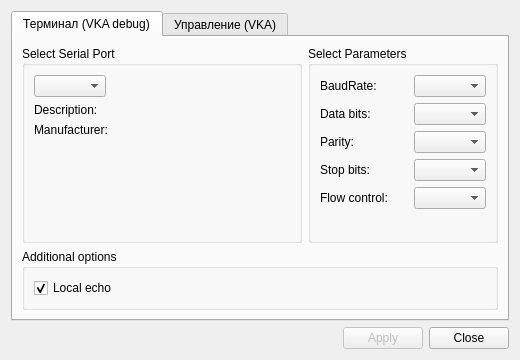
<?xml version="1.0" encoding="UTF-8"?>
<ui version="4.0">
 <class>SettingsDialog</class>
 <widget class="QDialog" name="SettingsDialog">
  <property name="windowModality">
   <enum>Qt::ApplicationModal</enum>
  </property>
  <property name="geometry">
   <rect>
    <x>0</x>
    <y>0</y>
    <width>520</width>
    <height>360</height>
   </rect>
  </property>
  <property name="windowTitle">
   <string>Settings</string>
  </property>
  <property name="windowIcon">
   <iconset resource="../../terminal.qrc">
    <normaloff>:/images/settings.png</normaloff>:/images/settings.png</iconset>
  </property>
  <property name="modal">
   <bool>true</bool>
  </property>
  <layout class="QVBoxLayout" name="rootVerticalLayout">
   <item>
    <widget class="QTabWidget" name="portsTabWidget">
     <property name="currentIndex">
      <number>0</number>
     </property>
     <widget class="QWidget" name="terminalTab">
      <attribute name="title">
       <string>Терминал (VKA debug)</string>
      </attribute>
      <layout class="QGridLayout" name="gridLayout_3">
       <item row="0" column="0">
        <widget class="QGroupBox" name="selectBox">
         <property name="sizePolicy">
          <sizepolicy hsizetype="Preferred" vsizetype="Preferred">
           <horstretch>10</horstretch>
           <verstretch>0</verstretch>
          </sizepolicy>
         </property>
         <property name="title">
          <string>Select Serial Port</string>
         </property>
         <layout class="QVBoxLayout" name="verticalLayout_2">
          <item>
           <layout class="QHBoxLayout" name="horizontalLayout_2">
            <item>
             <widget class="QComboBox" name="serialPortInfoListBox">
              <property name="sizePolicy">
               <sizepolicy hsizetype="Preferred" vsizetype="Fixed">
                <horstretch>0</horstretch>
                <verstretch>0</verstretch>
               </sizepolicy>
              </property>
              <property name="minimumSize">
               <size>
                <width>70</width>
                <height>0</height>
               </size>
              </property>
             </widget>
            </item>
            <item>
             <spacer name="horizontalSpacer_2">
              <property name="orientation">
               <enum>Qt::Horizontal</enum>
              </property>
              <property name="sizeType">
               <enum>QSizePolicy::Expanding</enum>
              </property>
              <property name="sizeHint" stdset="0">
               <size>
                <width>40</width>
                <height>20</height>
               </size>
              </property>
             </spacer>
            </item>
           </layout>
          </item>
          <item>
           <widget class="QLabel" name="descriptionLabel">
            <property name="sizePolicy">
             <sizepolicy hsizetype="Ignored" vsizetype="Preferred">
              <horstretch>0</horstretch>
              <verstretch>0</verstretch>
             </sizepolicy>
            </property>
            <property name="text">
             <string>Description:</string>
            </property>
           </widget>
          </item>
          <item>
           <widget class="QLabel" name="manufacturerLabel">
            <property name="sizePolicy">
             <sizepolicy hsizetype="Ignored" vsizetype="Preferred">
              <horstretch>0</horstretch>
              <verstretch>0</verstretch>
             </sizepolicy>
            </property>
            <property name="text">
             <string>Manufacturer:</string>
            </property>
           </widget>
          </item>
          <item>
           <spacer name="verticalSpacer">
            <property name="orientation">
             <enum>Qt::Vertical</enum>
            </property>
            <property name="sizeHint" stdset="0">
             <size>
              <width>20</width>
              <height>40</height>
             </size>
            </property>
           </spacer>
          </item>
         </layout>
        </widget>
       </item>
       <item row="0" column="1">
        <widget class="QGroupBox" name="parametersBox">
         <property name="sizePolicy">
          <sizepolicy hsizetype="Preferred" vsizetype="Preferred">
           <horstretch>5</horstretch>
           <verstretch>0</verstretch>
          </sizepolicy>
         </property>
         <property name="title">
          <string>Select Parameters</string>
         </property>
         <layout class="QGridLayout" name="gridLayout_2">
          <item row="0" column="0">
           <widget class="QLabel" name="baudRateLabel">
            <property name="text">
             <string>BaudRate:</string>
            </property>
           </widget>
          </item>
          <item row="0" column="2">
           <widget class="QComboBox" name="baudRateBox"/>
          </item>
          <item row="1" column="0">
           <widget class="QLabel" name="dataBitsLabel">
            <property name="text">
             <string>Data bits:</string>
            </property>
           </widget>
          </item>
          <item row="1" column="2">
           <widget class="QComboBox" name="dataBitsBox"/>
          </item>
          <item row="2" column="0">
           <widget class="QLabel" name="parityLabel">
            <property name="text">
             <string>Parity:</string>
            </property>
           </widget>
          </item>
          <item row="2" column="2">
           <widget class="QComboBox" name="parityBox"/>
          </item>
          <item row="3" column="0">
           <widget class="QLabel" name="stopBitsLabel">
            <property name="text">
             <string>Stop bits:</string>
            </property>
           </widget>
          </item>
          <item row="3" column="2">
           <widget class="QComboBox" name="stopBitsBox"/>
          </item>
          <item row="4" column="0">
           <widget class="QLabel" name="flowControlLabel">
            <property name="text">
             <string>Flow control:</string>
            </property>
           </widget>
          </item>
          <item row="4" column="2">
           <widget class="QComboBox" name="flowControlBox"/>
          </item>
          <item row="5" column="0">
           <spacer name="verticalSpacer_3">
            <property name="orientation">
             <enum>Qt::Vertical</enum>
            </property>
            <property name="sizeHint" stdset="0">
             <size>
              <width>20</width>
              <height>40</height>
             </size>
            </property>
           </spacer>
          </item>
          <item row="0" column="1">
           <spacer name="horizontalSpacer_3">
            <property name="orientation">
             <enum>Qt::Horizontal</enum>
            </property>
            <property name="sizeType">
             <enum>QSizePolicy::MinimumExpanding</enum>
            </property>
            <property name="sizeHint" stdset="0">
             <size>
              <width>20</width>
              <height>20</height>
             </size>
            </property>
           </spacer>
          </item>
         </layout>
        </widget>
       </item>
       <item row="1" column="0" colspan="2">
        <widget class="QGroupBox" name="additionalOptionsGroupBox">
         <property name="title">
          <string>Additional options</string>
         </property>
         <layout class="QVBoxLayout" name="verticalLayout">
          <item>
           <widget class="QCheckBox" name="localEchoCheckBox">
            <property name="text">
             <string>Local echo</string>
            </property>
            <property name="checked">
             <bool>true</bool>
            </property>
           </widget>
          </item>
         </layout>
        </widget>
       </item>
      </layout>
     </widget>
     <widget class="QWidget" name="controlTab">
      <attribute name="title">
       <string>Управление (VKA)</string>
      </attribute>
      <layout class="QGridLayout" name="control_gridLayout_3">
       <item row="0" column="0">
        <widget class="QGroupBox" name="control_selectBox">
         <property name="sizePolicy">
          <sizepolicy hsizetype="Preferred" vsizetype="Preferred">
           <horstretch>10</horstretch>
           <verstretch>0</verstretch>
          </sizepolicy>
         </property>
         <property name="title">
          <string>Select Serial Port</string>
         </property>
         <layout class="QVBoxLayout" name="control_verticalLayout_2">
          <item>
           <layout class="QHBoxLayout" name="control_horizontalLayout_2">
            <item>
             <widget class="QComboBox" name="control_serialPortInfoListBox">
              <property name="sizePolicy">
               <sizepolicy hsizetype="Preferred" vsizetype="Fixed">
                <horstretch>0</horstretch>
                <verstretch>0</verstretch>
               </sizepolicy>
              </property>
              <property name="minimumSize">
               <size>
                <width>70</width>
                <height>0</height>
               </size>
              </property>
             </widget>
            </item>
            <item>
             <spacer name="control_horizontalSpacer_2">
              <property name="orientation">
               <enum>Qt::Horizontal</enum>
              </property>
              <property name="sizeType">
               <enum>QSizePolicy::Expanding</enum>
              </property>
              <property name="sizeHint" stdset="0">
               <size>
                <width>40</width>
                <height>20</height>
               </size>
              </property>
             </spacer>
            </item>
           </layout>
          </item>
          <item>
           <widget class="QLabel" name="control_descriptionLabel">
            <property name="sizePolicy">
             <sizepolicy hsizetype="Ignored" vsizetype="Preferred">
              <horstretch>0</horstretch>
              <verstretch>0</verstretch>
             </sizepolicy>
            </property>
            <property name="text">
             <string>Description:</string>
            </property>
           </widget>
          </item>
          <item>
           <widget class="QLabel" name="control_manufacturerLabel">
            <property name="sizePolicy">
             <sizepolicy hsizetype="Ignored" vsizetype="Preferred">
              <horstretch>0</horstretch>
              <verstretch>0</verstretch>
             </sizepolicy>
            </property>
            <property name="text">
             <string>Manufacturer:</string>
            </property>
           </widget>
          </item>
          <item>
           <spacer name="control_verticalSpacer">
            <property name="orientation">
             <enum>Qt::Vertical</enum>
            </property>
            <property name="sizeHint" stdset="0">
             <size>
              <width>20</width>
              <height>40</height>
             </size>
            </property>
           </spacer>
          </item>
         </layout>
        </widget>
       </item>
       <item row="0" column="1">
        <widget class="QGroupBox" name="control_parametersBox">
         <property name="sizePolicy">
          <sizepolicy hsizetype="Preferred" vsizetype="Preferred">
           <horstretch>5</horstretch>
           <verstretch>0</verstretch>
          </sizepolicy>
         </property>
         <property name="title">
          <string>Select Parameters</string>
         </property>
         <layout class="QGridLayout" name="control_gridLayout_2">
          <item row="0" column="0">
           <widget class="QLabel" name="control_baudRateLabel">
            <property name="text">
             <string>BaudRate:</string>
            </property>
           </widget>
          </item>
          <item row="0" column="2">
           <widget class="QComboBox" name="control_baudRateBox"/>
          </item>
          <item row="1" column="0">
           <widget class="QLabel" name="control_dataBitsLabel">
            <property name="text">
             <string>Data bits:</string>
            </property>
           </widget>
          </item>
          <item row="1" column="2">
           <widget class="QComboBox" name="control_dataBitsBox"/>
          </item>
          <item row="2" column="0">
           <widget class="QLabel" name="control_parityLabel">
            <property name="text">
             <string>Parity:</string>
            </property>
           </widget>
          </item>
          <item row="2" column="2">
           <widget class="QComboBox" name="control_parityBox"/>
          </item>
          <item row="3" column="0">
           <widget class="QLabel" name="control_stopBitsLabel">
            <property name="text">
             <string>Stop bits:</string>
            </property>
           </widget>
          </item>
          <item row="3" column="2">
           <widget class="QComboBox" name="control_stopBitsBox"/>
          </item>
          <item row="4" column="0">
           <widget class="QLabel" name="control_flowControlLabel">
            <property name="text">
             <string>Flow control:</string>
            </property>
           </widget>
          </item>
          <item row="4" column="2">
           <widget class="QComboBox" name="control_flowControlBox"/>
          </item>
          <item row="5" column="0">
           <spacer name="control_verticalSpacer_3">
            <property name="orientation">
             <enum>Qt::Vertical</enum>
            </property>
            <property name="sizeHint" stdset="0">
             <size>
              <width>20</width>
              <height>40</height>
             </size>
            </property>
           </spacer>
          </item>
          <item row="0" column="1">
           <spacer name="control_horizontalSpacer_3">
            <property name="orientation">
             <enum>Qt::Horizontal</enum>
            </property>
            <property name="sizeType">
             <enum>QSizePolicy::MinimumExpanding</enum>
            </property>
            <property name="sizeHint" stdset="0">
             <size>
              <width>20</width>
              <height>20</height>
             </size>
            </property>
           </spacer>
          </item>
         </layout>
        </widget>
       </item>
      </layout>
     </widget>
    </widget>
   </item>
   <item>
    <layout class="QHBoxLayout" name="horizontalLayout">
     <item>
      <spacer name="horizontalSpacer">
       <property name="orientation">
        <enum>Qt::Horizontal</enum>
       </property>
       <property name="sizeHint" stdset="0">
        <size>
         <width>96</width>
         <height>20</height>
        </size>
       </property>
      </spacer>
     </item>
     <item>
      <widget class="QPushButton" name="applyButton">
       <property name="enabled">
        <bool>false</bool>
       </property>
       <property name="text">
        <string>Apply</string>
       </property>
      </widget>
     </item>
     <item>
      <widget class="QPushButton" name="closeButton">
       <property name="text">
        <string>Close</string>
       </property>
      </widget>
     </item>
    </layout>
   </item>
  </layout>
 </widget>
 <resources>
  <include location="../../terminal.qrc"/>
 </resources>
 <connections/>
</ui>
